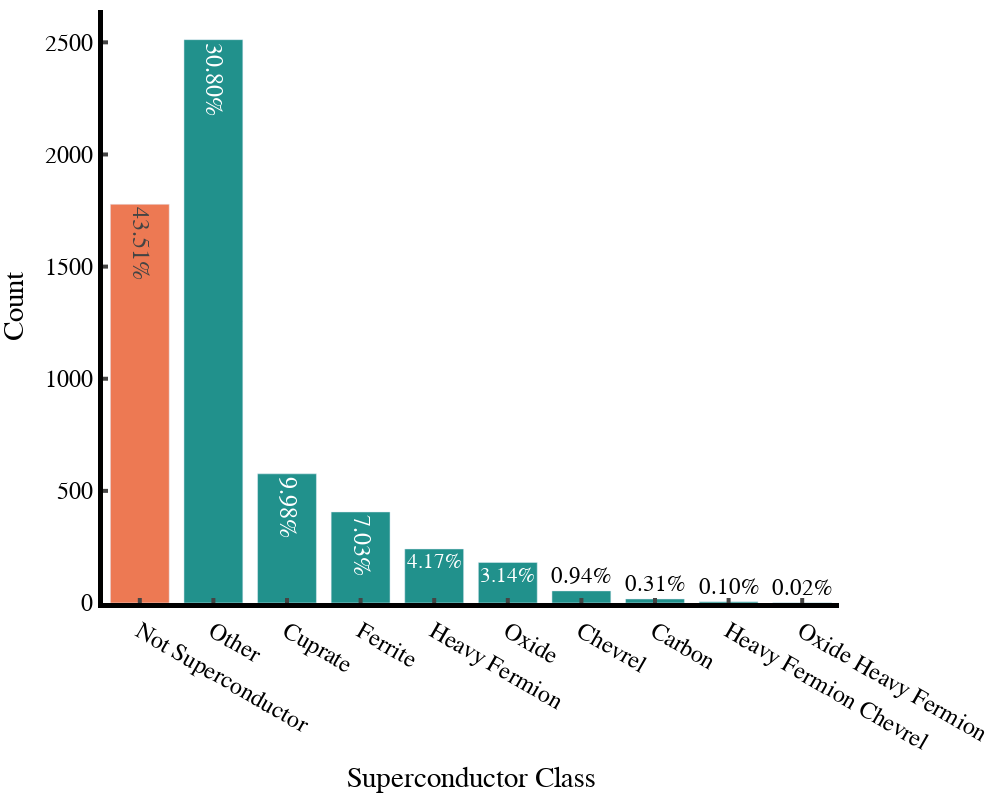

The code cell stored with this chart in its notebook:
### Code cell
sc_class_counts = sc_class_counts.reindex(['Not Superconductor', 'Other', 'Cuprate', 'Ferrite', 'Heavy Fermion', 'Oxide', 'Chevrel', 'Carbon', 'Heavy Fermion Chevrel', 'Oxide Heavy Fermion'])
precentages = (df_MP["sc_class_name"].value_counts()/total_dataset_length)*100

# Create a bar plot
data = [go.Bar(x=sc_class_counts.index,
               y=sc_class_counts.values,
               text= [f'{x:.2f}%' for x in precentages],
               textposition='auto',
               marker = dict(color=['rgb(237, 121, 83)', 'rgb(33, 145, 140)', 'rgb(33, 145, 140)', 'rgb(33, 145, 140)', 'rgb(33, 145, 140)', 'rgb(33, 145, 140)', 'rgb(33, 145, 140)', 'rgb(33, 145, 140)', 'rgb(33, 145, 140)', 'rgb(33, 145, 140)']))]

# Create the layout
layout = go.Layout(xaxis=dict(title="Superconductor Class", showline=True, linewidth=5, linecolor='black',
                              ticks='inside', tickwidth=4, ticklen=5),
                   yaxis=dict(title="Count", showline=True, linewidth=5, linecolor='black',
                              ticks='inside', tickwidth=4, ticklen=5), 
                   width=1000,
                   height=800,
                   plot_bgcolor='white',
                   paper_bgcolor='white', 
                   font=dict(family='Helvetica', size=24, color='black'),
                   margin=dict(l=10, r=10, b=10, t=10))

# Create the figure
fig = go.Figure(data=data, layout=layout)

# Show the figure
fig.show()

### Figure 1 — Plotly figure (JSON) as saved in the notebook; plotly's stock layout.template omitted (floating-point values rounded to 4 significant figures)
{"data": [{"marker": {"color": ["rgb(237, 121, 83)", "rgb(33, 145, 140)", "rgb(33, 145, 140)", "rgb(33, 145, 140)", "rgb(33, 145, 140)", "rgb(33, 145, 140)", "rgb(33, 145, 140)", "rgb(33, 145, 140)", "rgb(33, 145, 140)", "rgb(33, 145, 140)"]}, "text": ["43.51%", "30.80%", "9.98%", "7.03%", "4.17%", "3.14%", "0.94%", "0.31%", "0.10%", "0.02%"], "textposition": "auto", "type": "bar", "x": ["Not Superconductor", "Other", "Cuprate", "Ferrite", "Heavy Fermion", "Oxide", "Chevrel", "Carbon", "Heavy Fermion Chevrel", "Oxide Heavy Fermion"], "y": [1778, 2512, 576, 406, 241, 181, 54, 18, 6, 1]}], "layout": {"font": {"color": "black", "family": "Helvetica", "size": 24}, "height": 800, "margin": {"b": 10, "l": 10, "r": 10, "t": 10}, "paper_bgcolor": "white", "plot_bgcolor": "white", "width": 1000, "xaxis": {"linecolor": "black", "linewidth": 5, "showline": true, "ticklen": 5, "ticks": "inside", "tickwidth": 4, "title": {"text": "Superconductor Class"}}, "yaxis": {"linecolor": "black", "linewidth": 5, "showline": true, "ticklen": 5, "ticks": "inside", "tickwidth": 4, "title": {"text": "Count"}}}}
